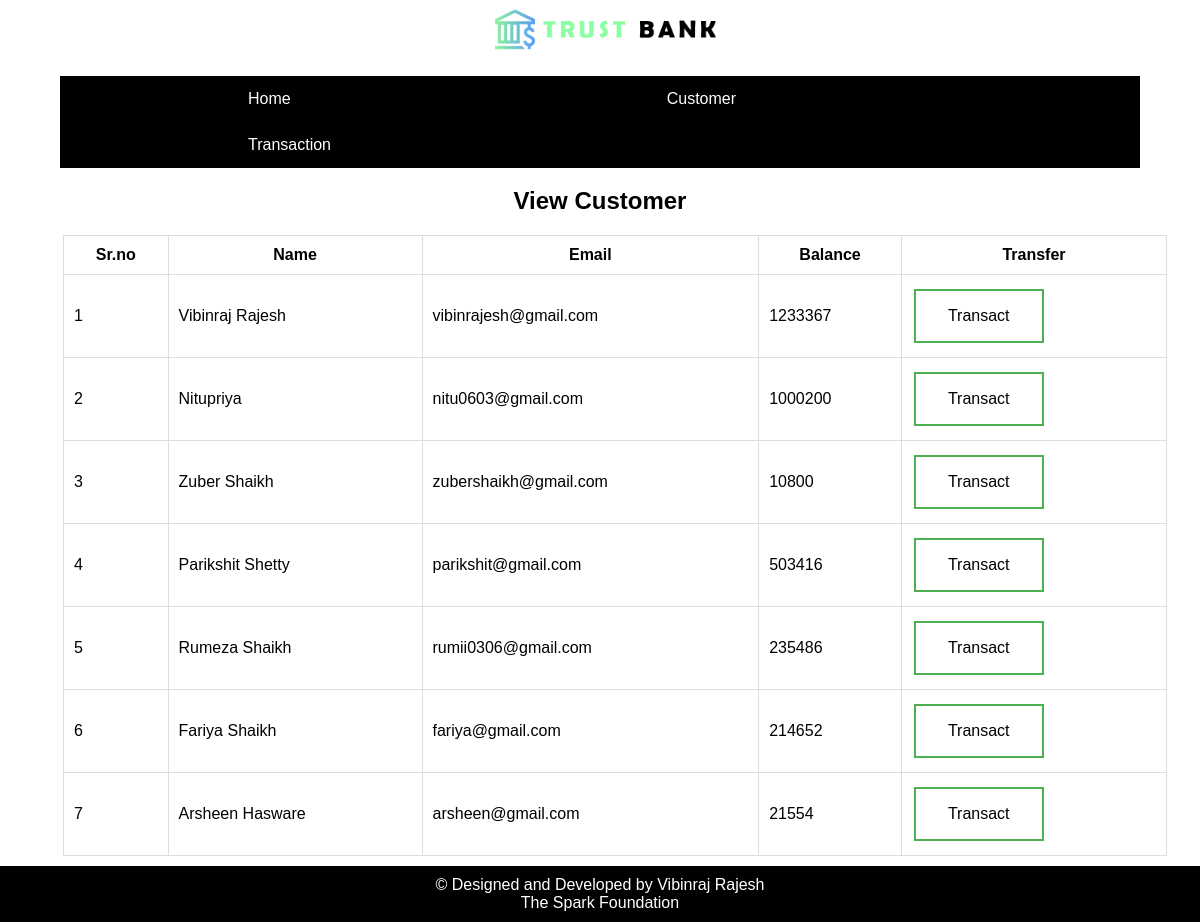
/viewcus.php, run on the app's committed database.
### tables this page shows
CREATE TABLE `userdetails` (
  `id` int(11) NOT NULL,
  `name` varchar(20) NOT NULL,
  `email` varchar(30) NOT NULL,
  `balance` int(20) NOT NULL
);

### viewcus.php (the view)
<?php
    include("config.php");
?>
<?php
    include("nav.php");
?>
    <div class="container">
    <h2>View Customer</h2>
        <table>
            <thead>
                <th>Sr.no</th>
                <th>Name</th>
                <th>Email</th>
                <th>Balance</th>
                <th>Transfer</th>
            </thead>
            <tbody>
            <?php
            $sql = "SELECT * FROM userdetails";
            $result = mysqli_query($conn,$sql);
            while($rows=mysqli_fetch_assoc($result)){
                ?>
                <tr>
                    <td><?php echo $rows['id'] ?></td>
                    <td><?php echo $rows['name']?></td>
                    <td><?php echo $rows['email']?></td>
                    <td><?php echo $rows['balance']?></td>
                    <td><a href="transmon.php?id= <?php echo $rows['id'];?>"> <button type="button" class="button button1">Transact</button></a></td>
                </tr>
                <?php
            }
            ?>
            </tbody>
        </table>
    </div>
<?php
    include("foot.php");
?>

### nav.php (shortened to what this page needs)
<html lang="en">
    <head>
        <link rel="stylesheet" type="text/css" href="css/style.css">
        <link rel="stylesheet" typ="text/css" href="css/viewcus.css">
    </head>
<body>
    <a href="index.php"><img src="img/bank.png" class="logo"></a>
    <nav>
        <ul>
            <li><a href="index.php">Home</a></li>
            <li><a href="viewcus.php">Customer</a></li>
            <li><a href="transaction.php">Transaction</a></li>
        </ul>
    </nav>

### foot.php
<div class="footer">
    <p> &copy Designed and Developed by Vibinraj Rajesh<br>The Spark Foundation</p>
</div>

### css/style.css (style rules this page uses)
* { margin:0; padding:0; }
body { font-family: Arial; }
.logo { width:20%; display:block; margin-left: auto; margin-right:auto; }
nav { padding: 19px 60px; }
nav ul { list-style-type: none; overflow: hidden; background-color: #000; }
nav ul li { float: left; }
nav ul li a { display: block; color: white; text-align: center; padding: 14px 188px; text-decoration: none; }
.footer { text-align:center; background-color: #000000; color:#fff; margin-top:10px; padding:10px; }

### css/viewcus.css (style rules this page uses)
h2 { text-align:center; }
table { border-collapse: collapse; width:92%; height:61%; margin-left: 63px; margin-top:20px; }
tbody, thead,td, th { border: 1px solid #dddddd; padding:10px; }
.button { background-color: white; color: black; border: 2px solid #e7e7e7; }
.button { background-color: #4CAF50; border: none; color: white; padding: 16px 32px; text-align: center; text-decoration: none; display: inline-block; font-size: 16px; margin: 4px 2px; transition-duration: 0.4s; cursor: pointer; }
.button1 { background-color: white; color: black; border: 2px solid #4CAF50; }

### data on the page
userdetails: id "1", name "Vibinraj Rajesh", email "vibinrajesh@gmail.com", balance "1233367"
userdetails: id "2", name "Nitupriya", email "nitu0603@gmail.com", balance "1000200"
userdetails: id "3", name "Zuber Shaikh", email "zubershaikh@gmail.com", balance "10800"
userdetails: id "4", name "Parikshit Shetty", email "parikshit@gmail.com", balance "503416"
userdetails: id "5", name "Rumeza Shaikh", email "rumii0306@gmail.com", balance "235486"
userdetails: id "6", name "Fariya Shaikh", email "fariya@gmail.com", balance "214652"
userdetails: id "7", name "Arsheen Hasware", email "arsheen@gmail.com", balance "21554"
